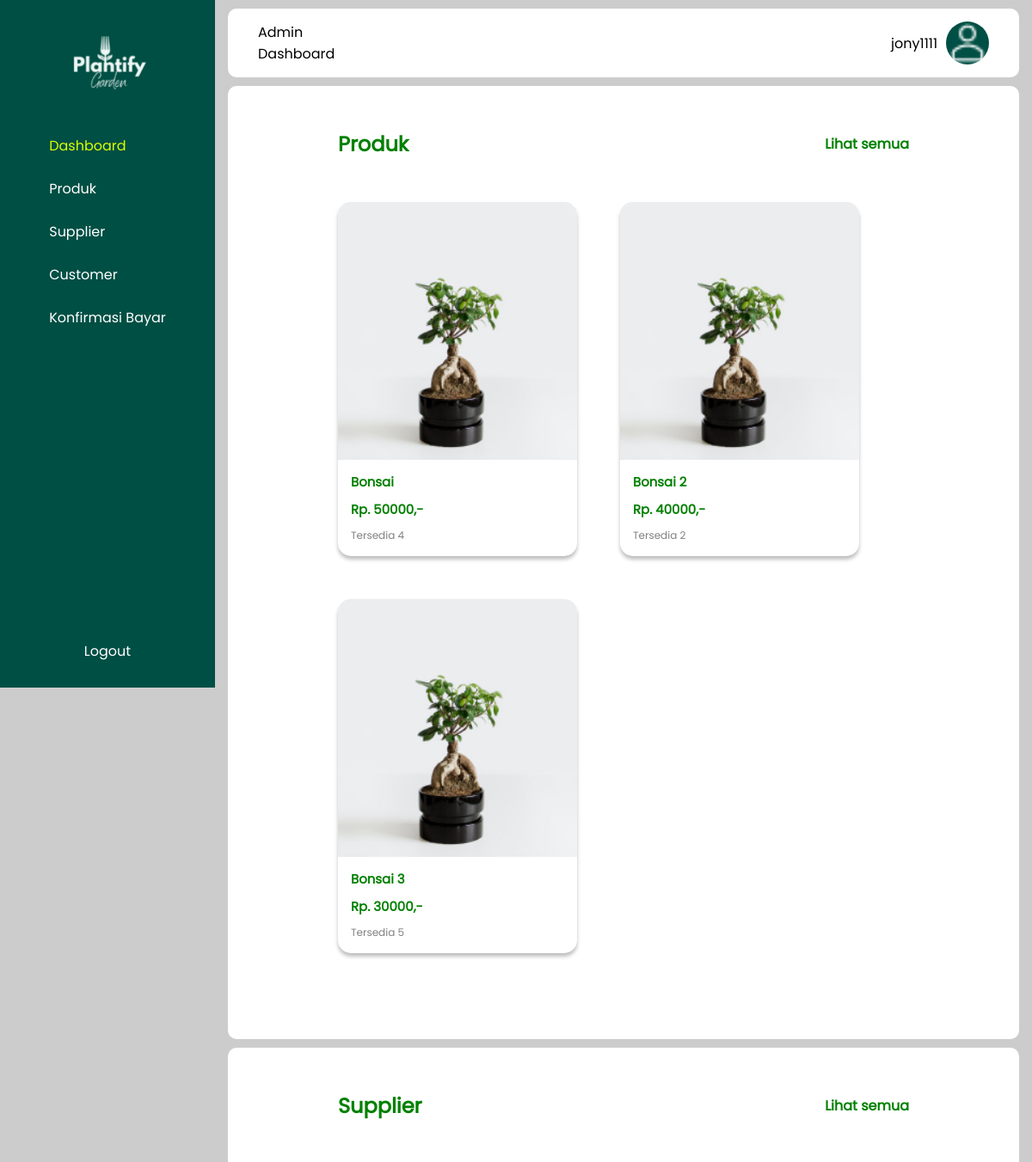
/app/admin/index.php (signed in, upper part), run on an earlier commit of the app's database.
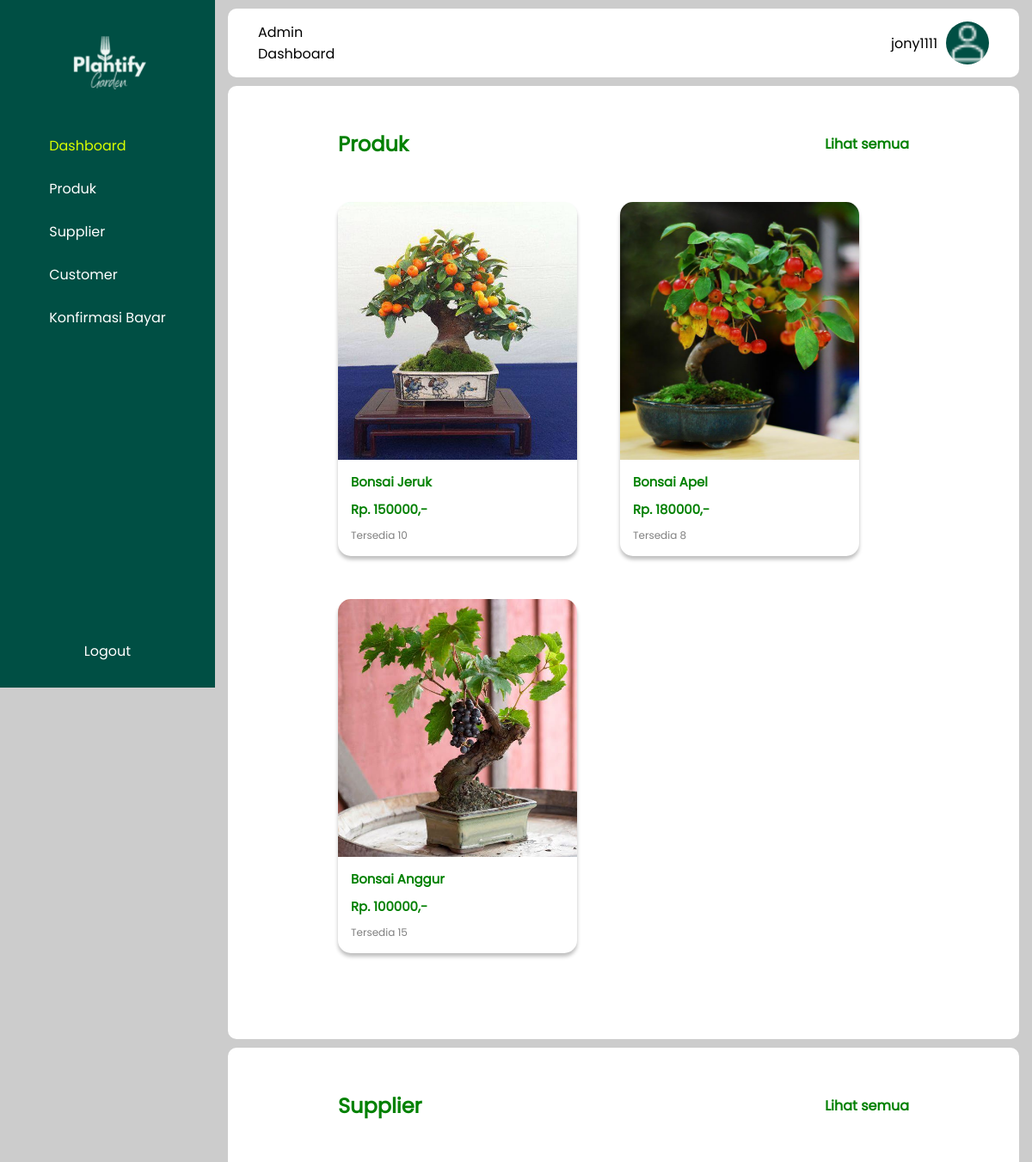
And on a later commit of the database.
### tables this page shows
CREATE TABLE `produk` (
  `id_produk` int(11) NOT NULL,
  `id_supplier` int(11) NOT NULL,
  `nama_produk` varchar(100) NOT NULL,
  `harga_produk` int(11) NOT NULL,
  `stok_produk` int(11) NOT NULL,
  `gambar_produk` varchar(100) NOT NULL,
  `id_kategori` int(11) NOT NULL,
  `created_at` timestamp NOT NULL DEFAULT current_timestamp() ON UPDATE current_timestamp()
);

### app/database.php (called while the page is built, shortened)
<?php
function getAllDataProducts()
{
	try {
		$statement = DB->prepare("SELECT * FROM produk");
		$statement->execute();
		return $statement->fetchAll(PDO::FETCH_ASSOC);
	} catch (PDOException $err) {
		echo $err->getMessage();
	}
}

### app/admin/index.php (the view, shortened to what this page needs)
<?php
$title = "Dashboard";
require_once(BASEPATH . "/app/admin/templates/sidebar.php");
require_once(BASEPATH . "/app/admin/templates/header.php");
$products = getAllDataProducts();
?>
        <div class="wadah">
            <div class="judul">
                <h2>Produk</h2>
                <a href="<?= BASEURL ?>/app/admin/produk.php">
                    <h4>Lihat semua</h4>
                </a>
            </div>
            <div class="container-produk">
                <?php for($i=0;$i<3;$i++):?>
                <div class="card">
                    <img
                        class="img-produk"
                        src="<?= BASEURL ;?>/assets/img/produk/<?= $products[$i]['gambar_produk'] ?>"
                        alt="gambar produk"
                    />
                    <div class="caption">
                        <h5><?= $products[$i]['nama_produk']?></h5>
                        <h5>Rp. <?= $products[$i]['harga_produk']?>,-</h5>
                        <small>Tersedia <?= $products[$i]['stok_produk']?></small>
                    </div>
                </div>
                <?php endfor;?>
            </div>
        </div>
        <div class="wadah">
            <div class="judul">
                <h2>Supplier</h2>
                <a href="<?= BASEURL ?>/app/admin/supplier.php">
                    <h4>Lihat semua</h4>
                </a>
            </div>
        </div>
    </div>
</body>
</html>

### app/admin/templates/sidebar.php (shortened to what this page needs)
<?php
require_once(BASEPATH . "/app/database.php");
?>
<!DOCTYPE html>
<html lang="en">
<head>
    <link rel="stylesheet" href="<?= BASEURL ;?>/assets/styles/style_admin.css" />
</head>
<body>
    <div class="sidebar">
        <img class="logo" src="<?= BASEURL ;?>/assets/img/logo.png" alt="logo" />
        <div class="menu-container">
            <menu>
                <a href="<?= BASEURL ?>/app/admin/index.php" class="<?= $title === 'Dashboard' ? 'active' : '' ?>">Dashboard</a>
                <a href="<?= BASEURL ?>/app/admin/produk.php" class="<?= $title === 'Produk' ? 'active' : '' ?>">Produk</a>
                <a href="<?= BASEURL ?>/app/admin/supplier.php" class="<?= $title === 'Supplier' ? 'active' : '' ?>">Supplier</a>
                <a href="<?= BASEURL ?>/app/admin/customer.php" class="<?= $title === 'Customer' ? 'active' : '' ?>">Customer</a>
                <a href="<?= BASEURL ?>/app/admin/konfirmasi_bayar.php" class="<?= $title === 'Konfirmasi Bayar' ? 'active' : '' ?>">Konfirmasi Bayar</a>
            </menu>
            <a href="<?= BASEURL ;?>/app/logout.php" class="logout"><div>Logout</div></a>
        </div>
    </div>

### app/admin/templates/header.php
<div class="container-kanan">
    <header>
        <div class="dashboard">
            <span>Admin</span>
            <p>Dashboard</p>
        </div>
        <div class="profil">
            <p><?= $_SESSION['username']; ?></p>
            <img src="<?= BASEURL ;?>/assets/img/icon-profile.png" alt="icon-profil" class="icon-profil">
        </div>
    </header>

### assets/styles/style_admin.css (style rules this page uses)
* { margin: 0; padding: 0; box-sizing: border-box; --hijau: #004f44; --poppins: "Poppins", sans-serif; --monsterrat: "Montserrat"; font-family: var(--poppins); }
body { background-color: #ccc; }
.sidebar { background-color: var(--hijau); width: 250px; height: 100vh; display: flex; flex-direction: column; align-items: center; position: fixed; padding: 30px 10px; }
.logo { width: 120px; }
.menu-container { display: flex; flex-direction: column; align-items: center; justify-content: space-between; height: 90%; }
menu { display: flex; flex-direction: column; gap: 25px; padding: 40px; }
a { color: white; text-decoration: none; }
.active { color: rgb(217, 255, 0); }
.container-kanan { margin-left: 250px; overflow-y: auto; }
header { height: 10vh; padding: 15px 35px; display: flex; background-color: #fff; justify-content: space-between; border-radius: 10px; margin: 10px 15px ; }
.profil { display: flex; align-items: center; justify-content: center; gap: 10px; }
.icon-profil { width: 50px; border-radius: 50px; }
.judul { display: flex; justify-content: space-between; align-items: center; font-family: var(--monsterrat); margin-bottom: 50px; color: green; }
.judul a { color: green; }
.wadah { padding: 50px 128px; color: green; background-color: #fff; margin: 10px 15px; border-radius: 10px; }
.container-produk { display: flex; flex-wrap: wrap; gap: 50px; align-content: center; margin-bottom: 50px; }
.card { display: flex; flex-direction: column; border-radius: 15px; font-size: large; border-radius: 15px; background: #fff; box-shadow: 0px 4px 4px 0px rgba(0, 0, 0, 0.25); overflow: hidden; }
.img-produk { object-fit: cover; width: 278px; height: 300px; }
small { font-size: 12px; color: grey; }
.caption { display: flex; flex-direction: column; gap: 10px; padding: 15px; }

What changed in the data, as far as the page shows it:
removed produk: gambar_produk (picture), nama_produk "Bonsai", harga_produk "50000", stok_produk "4"
removed produk: gambar_produk (picture), nama_produk "Bonsai 2", harga_produk "40000", stok_produk "2"
removed produk: gambar_produk (picture), nama_produk "Bonsai 3", harga_produk "30000", stok_produk "5"
added produk: gambar_produk (picture), nama_produk "Bonsai Jeruk", harga_produk "150000", stok_produk "10"
added produk: gambar_produk (picture), nama_produk "Bonsai Apel", harga_produk "180000", stok_produk "8"
added produk: gambar_produk (picture), nama_produk "Bonsai Anggur", harga_produk "100000", stok_produk "15"
